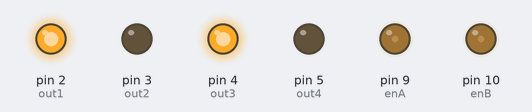
Simulated run of this sketch. Board: Arduino Uno, built with avr-gcc and run on an emulated ATmega328P. On the bench: output pins drawn as LEDs (lit = HIGH).

Above: at 0.05 s.
At 2.5 s:
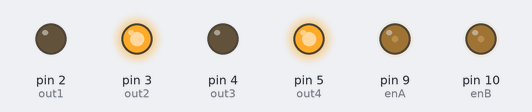
At 4.05 s:
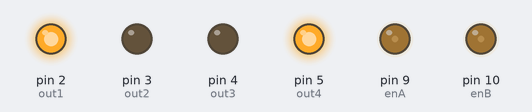
At 4.95 s:
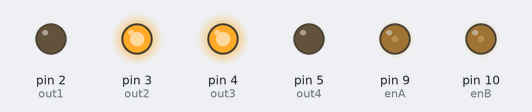
At 14.95 s:
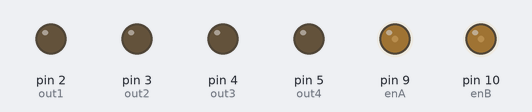
Timing chart, 0 to 17.3 s (numbered marks = the images above):
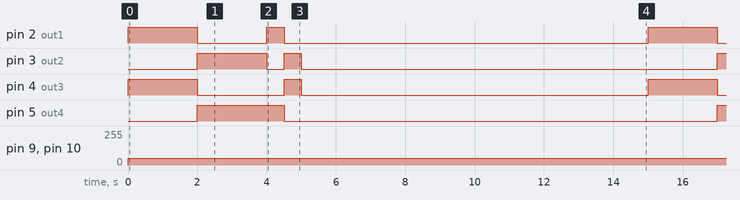

Measured:
- by itself, pin 2 (out1): repeats every 15.0 s: LOW 2.0 s, HIGH 0.50 s, LOW 10.5 s, HIGH 2.0 s
- by itself, pin 3 (out2): repeats every 15.0 s: LOW 0.50 s, HIGH 0.50 s, LOW 12.0 s, HIGH 2.0 s
- by itself, pin 4 (out3): repeats every 15.0 s: LOW 2.5 s, HIGH 0.50 s, LOW 10.0 s, HIGH 2.0 s
- by itself, pin 5 (out4): alternates HIGH for 2.5 s and LOW for 12.5 s
- by itself, pin 9 (enA), pin 10 (enB): 0/255 → 50/255 at 0.00 s

The sketch:

BareMinimum_ino.ino
```cpp
const int out1 = 2;
const int out2 = 3;

const int out3 = 4;
const int out4 = 5;
int enA = 9;
int enB =10;

void setup() {
  // put your setup code here, to run once:
  pinMode(out1, OUTPUT);
  pinMode(out2, OUTPUT);
  pinMode(out3, OUTPUT);
  pinMode(out4, OUTPUT);
	pinMode(enA, OUTPUT);
	pinMode(enB, OUTPUT);
}

void off() {
    digitalWrite(out1, LOW);
    digitalWrite(out2, LOW);
    digitalWrite(out3, LOW);
    digitalWrite(out4, LOW);

}

void forward() {
    off();
    digitalWrite(out1, HIGH);
    digitalWrite(out3, HIGH);
}

void back() {
    off();
    digitalWrite(out2, HIGH);
    digitalWrite(out4, HIGH);
}


void spinr() {
    off();
    digitalWrite(out1, HIGH);
    digitalWrite(out4, HIGH);
}

void spinl() {
    off();
    digitalWrite(out2, HIGH);
    digitalWrite(out3, HIGH);
}

void loop() {
  // put your main code here, to run repeatedly:
  	analogWrite(enA, 50);
	analogWrite(enB, 50);

forward();
delay(2000);
back();
delay(2000);
spinr();
delay(500);
spinl();
delay(500);
 off();
 delay(10000);
}
```
